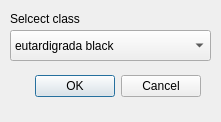
<?xml version="1.0" encoding="UTF-8"?>
<ui version="4.0">
 <class>createInstance</class>
 <widget class="QDialog" name="createInstance">
  <property name="geometry">
   <rect>
    <x>0</x>
    <y>0</y>
    <width>221</width>
    <height>122</height>
   </rect>
  </property>
  <property name="windowTitle">
   <string>create instance</string>
  </property>
  <widget class="QDialogButtonBox" name="buttonBox">
   <property name="geometry">
    <rect>
     <x>-140</x>
     <y>70</y>
     <width>341</width>
     <height>32</height>
    </rect>
   </property>
   <property name="orientation">
    <enum>Qt::Horizontal</enum>
   </property>
   <property name="standardButtons">
    <set>QDialogButtonBox::Cancel|QDialogButtonBox::Ok</set>
   </property>
  </widget>
  <widget class="QLabel" name="label">
   <property name="geometry">
    <rect>
     <x>10</x>
     <y>10</y>
     <width>161</width>
     <height>17</height>
    </rect>
   </property>
   <property name="text">
    <string>Selcect class</string>
   </property>
  </widget>
  <widget class="QComboBox" name="comboBox">
   <property name="geometry">
    <rect>
     <x>10</x>
     <y>30</y>
     <width>201</width>
     <height>31</height>
    </rect>
   </property>
   <item>
    <property name="text">
     <string>eutardigrada black</string>
    </property>
   </item>
   <item>
    <property name="text">
     <string>eutardigrada translucent</string>
    </property>
   </item>
   <item>
    <property name="text">
     <string>heterotardigrada echiniscus</string>
    </property>
   </item>
   <item>
    <property name="text">
     <string>scale</string>
    </property>
   </item>
  </widget>
 </widget>
 <resources/>
 <connections>
  <connection>
   <sender>buttonBox</sender>
   <signal>accepted()</signal>
   <receiver>createInstance</receiver>
   <slot>accept()</slot>
   <hints>
    <hint type="sourcelabel">
     <x>248</x>
     <y>254</y>
    </hint>
    <hint type="destinationlabel">
     <x>157</x>
     <y>274</y>
    </hint>
   </hints>
  </connection>
  <connection>
   <sender>buttonBox</sender>
   <signal>rejected()</signal>
   <receiver>createInstance</receiver>
   <slot>reject()</slot>
   <hints>
    <hint type="sourcelabel">
     <x>316</x>
     <y>260</y>
    </hint>
    <hint type="destinationlabel">
     <x>286</x>
     <y>274</y>
    </hint>
   </hints>
  </connection>
 </connections>
</ui>
